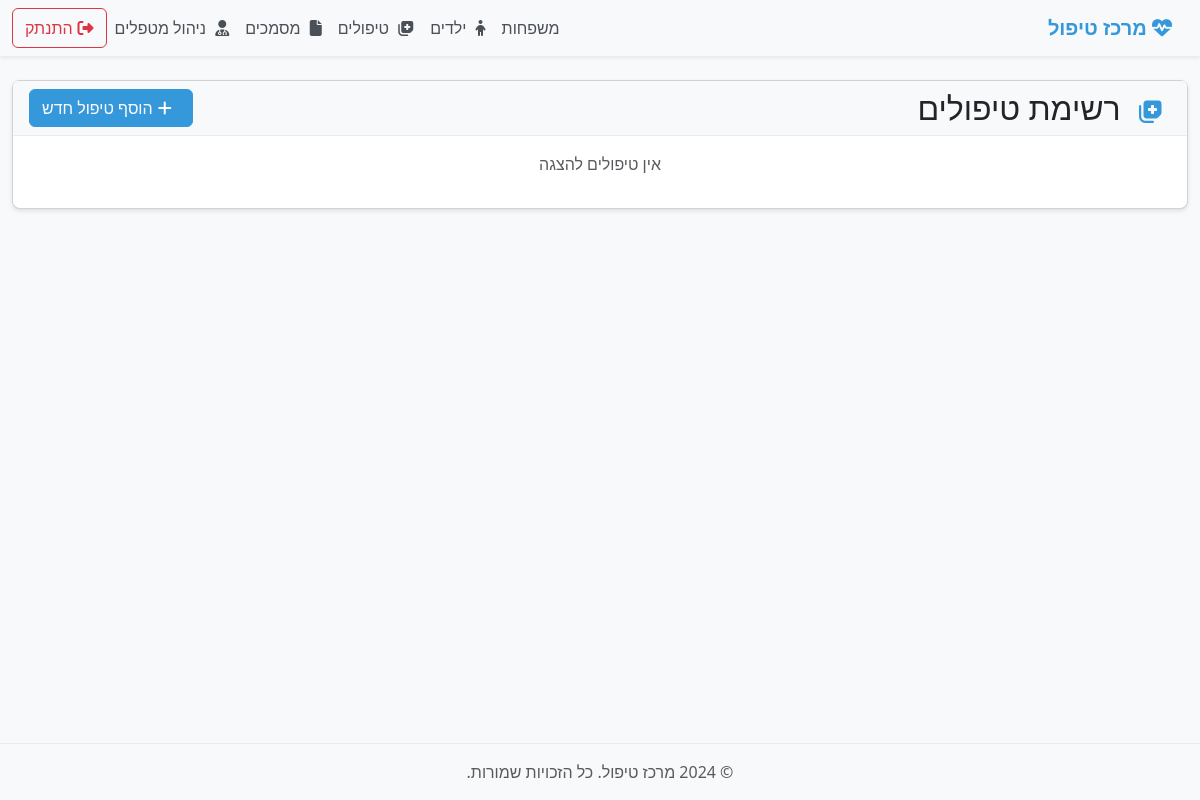
The page /treatments/ (signed in) on the database as committed earlier.
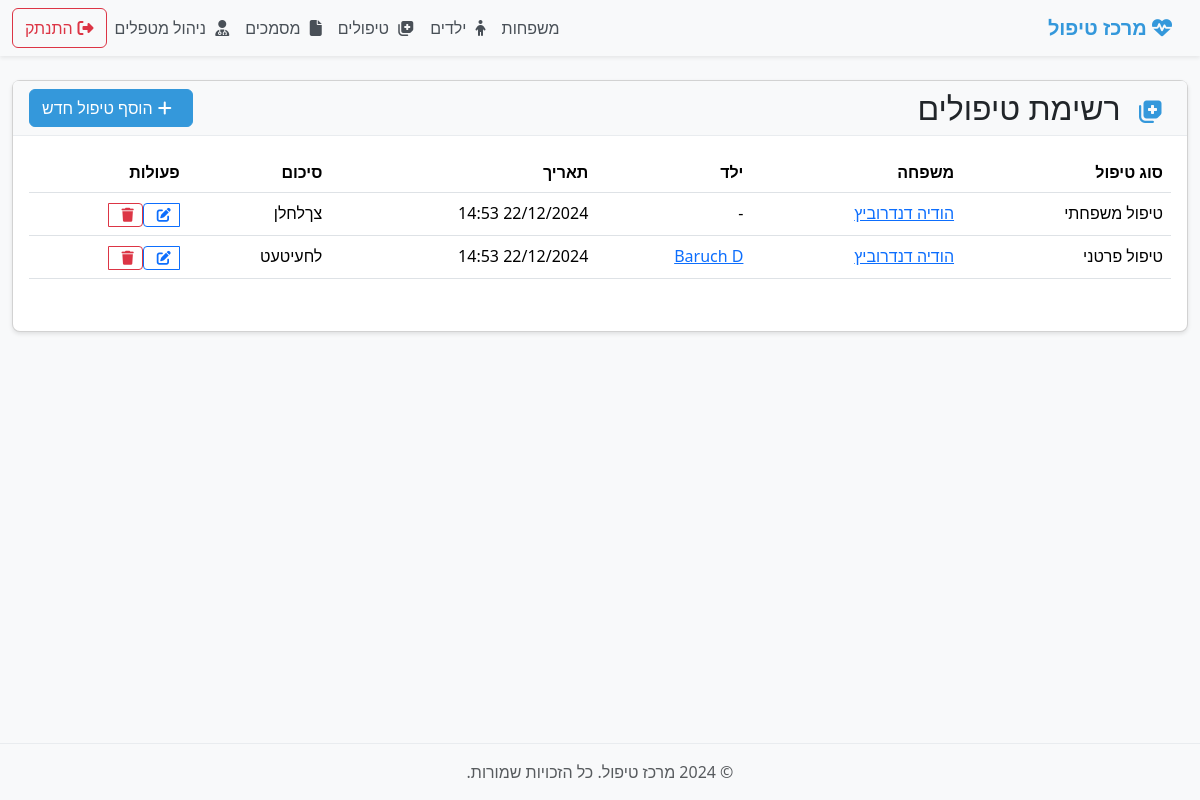
The same page on the database as committed later.
### treatment_app/models.py (models this page shows, shortened)
class Treatment(models.Model):
    TREATMENT_TYPE_CHOICES = [
        ('individual', _('טיפול פרטני')),
        ('family', _('טיפול משפחתי')),
        ('parent', _('הדרכת הורים')),
    ]
    type = models.CharField(max_length=20, choices=TREATMENT_TYPE_CHOICES, verbose_name=_('סוג טיפול'), default='individual')
    family = models.ForeignKey(Family, on_delete=models.CASCADE, related_name='family_treatments', null=True, blank=True)
    child = models.ForeignKey(Child, on_delete=models.CASCADE, related_name='treatments', null=True, blank=True)
    date = models.DateTimeField(verbose_name=_('תאריך'))
    therapist = models.ForeignKey(
        User,
        on_delete=models.SET_NULL,
        null=True,
        verbose_name=_('מטפל'),
        related_name='treatments'
    )
    summary = models.TextField(verbose_name=_('סיכום'))
    next_steps = models.TextField(verbose_name=_('צעדים הבאים'), blank=True, null=True)
    created_at = models.DateTimeField(auto_now_add=True)
    updated_at = models.DateTimeField(auto_now=True)
    class Meta:
        verbose_name = _('טיפול')
        verbose_name_plural = _('טיפולים')
        ordering = ['-date']

class Family(models.Model):
    PARENTS_TYPE_CHOICES = [
        ('both', _('שני הורים')),
        ('father', _('אב בלבד')),
        ('mother', _('אם בלבד')),
    ]
    name = models.CharField(max_length=100, verbose_name=_('שם משפחה'))
    address = models.CharField(max_length=200, verbose_name=_('כתובת'))
    phone = models.CharField(max_length=20, verbose_name=_('טלפון'))
    email = models.EmailField(verbose_name=_('דוא"ל'), blank=True, null=True)
    parents_type = models.CharField(max_length=10, choices=PARENTS_TYPE_CHOICES, verbose_name=_('סוג הורות'), default='both')
    father_name = models.CharField(max_length=100, verbose_name=_('שם האב'), blank=True, null=True)
    father_phone = models.CharField(max_length=20, verbose_name=_('טלפון האב'), blank=True, null=True)
    father_email = models.EmailField(verbose_name=_('דוא"ל האב'), blank=True, null=True)
    mother_name = models.CharField(max_length=100, verbose_name=_('שם האם'), blank=True, null=True)
    mother_phone = models.CharField(max_length=20, verbose_name=_('טלפון האם'), blank=True, null=True)
    mother_email = models.EmailField(verbose_name=_('דוא"ל האם'), blank=True, null=True)
    therapist = models.ForeignKey(User, on_delete=models.SET_NULL, null=True, verbose_name=_('מטפל'), related_name='families')
    consent_form = models.FileField(
        upload_to='consent_forms/',
        verbose_name=_('טופס הסכמה'),
        blank=True,
        null=True,
        validators=[FileExtensionValidator(allowed_extensions=['pdf', 'doc', 'docx'])]
    )
    confidentiality_waiver = models.FileField(
        upload_to='confidentiality_waivers/',
        verbose_name=_('טופס ויתור סודיות'),
        blank=True,
        null=True,
        validators=[FileExtensionValidator(allowed_extensions=['pdf', 'doc', 'docx'])]
    )
    consent_form_date = models.DateField(verbose_name=_('תאריך טופס הסכמה'), blank=True, null=True)
    confidentiality_waiver_date = models.DateField(verbose_name=_('תאריך ויתור סודיות'), blank=True, null=True)
    notes = models.TextField(verbose_name=_('הערות'), blank=True)
    created_at = models.DateTimeField(auto_now_add=True, verbose_name=_('נוצר ב'))
    updated_at = models.DateTimeField(auto_now=True, verbose_name=_('עודכן ב'))
    class Meta:
        verbose_name = _('משפחה')
        verbose_name_plural = _('משפחות')
        ordering = ['name']

class Child(models.Model):
    family = models.ForeignKey(
        Family,
        on_delete=models.CASCADE,
        related_name='children',
        verbose_name=_('משפחה')
    )
    name = models.CharField(max_length=100, verbose_name=_('שם הילד'))
    birth_date = models.DateField(verbose_name=_('תאריך לידה'))
    gender = models.CharField(
        max_length=10,
        choices=[('male', _('זכר')), ('female', _('נקבה'))],
        verbose_name=_('מגדר')
    )
    school = models.CharField(max_length=100, verbose_name=_('בית ספר'), blank=True)
    grade = models.CharField(max_length=20, verbose_name=_('כיתה'), blank=True)
    teacher_name = models.CharField(max_length=100, verbose_name=_('שם המורה'), blank=True)
    teacher_phone = models.CharField(max_length=20, verbose_name=_('טלפון המורה'), blank=True)
    school_counselor_name = models.CharField(max_length=100, verbose_name=_('שם היועץ/ת'), blank=True)
    school_counselor_phone = models.CharField(max_length=20, verbose_name=_('טלפון היועץ/ת'), blank=True)
    allergies = models.TextField(verbose_name=_('אלרגיות'), blank=True)
    medications = models.TextField(verbose_name=_('תרופות'), blank=True)
    special_needs = models.TextField(verbose_name=_('צרכים מיוחדים'), blank=True)
    medical_info = models.TextField(verbose_name=_('מידע רפואי'), blank=True)
    notes = models.TextField(verbose_name=_('הערות'), blank=True)
    therapist = models.ForeignKey(
        'TherapistProfile',
        on_delete=models.SET_NULL,
        null=True,
        blank=True,
        verbose_name=_('מטפל')
    )
    created_at = models.DateTimeField(auto_now_add=True, verbose_name=_('נוצר ב'))
    updated_at = models.DateTimeField(auto_now=True, verbose_name=_('עודכן ב'))
    class Meta:
        verbose_name = _('ילד')
        verbose_name_plural = _('ילדים')
        ordering = ['family', 'name']

### treatment_app/views.py (the view, shortened to what this page needs)
# urls.py: path('treatments/', views.TreatmentListView.as_view(), name='treatment-list'),
class TreatmentListView(LoginRequiredMixin, ListView):
    model = Treatment
    template_name = 'treatment_app/treatment_list.html'
    context_object_name = 'treatments'
    ordering = ['-date']
    def get_queryset(self):
        user = self.request.user
        if user.is_superuser:
            return Treatment.objects.all()

### treatment_app/templates/treatment_app/treatment_list.html
{% extends "treatment_app/base.html" %}
{% load i18n %}
{% block content %}
<div class="container-fluid">
    <div class="card">
        <div class="card-header d-flex justify-content-between align-items-center">
            <h2 class="mb-0">
                <i class="fas fa-notes-medical me-2 section-icon"></i>
                {% trans "רשימת טיפולים" %}
            </h2>
            <a href="{% url 'treatment_app:treatment-create' %}" class="btn btn-primary">
                <i class="fas fa-plus me-2"></i>
                {% trans "הוסף טיפול חדש" %}
            </a>
        </div>
        <div class="card-body">
            {% if treatments %}
            <div class="table-responsive">
                <table class="table table-hover">
                    <thead>
                        <tr>
                            <th>{% trans "סוג טיפול" %}</th>
                            <th>{% trans "משפחה" %}</th>
                            <th>{% trans "ילד" %}</th>
                            <th>{% trans "תאריך" %}</th>
                            <th>{% trans "סיכום" %}</th>
                            <th>{% trans "פעולות" %}</th>
                        </tr>
                    </thead>
                    <tbody>
                        {% for treatment in treatments %}
                        <tr>
                            <td>{{ treatment.get_type_display }}</td>
                            <td>
                                <a href="{% url 'treatment_app:family-detail' treatment.family.pk %}">
                                    {{ treatment.family.name }}
                                </a>
                            </td>
                            <td>
                                {% if treatment.child %}
                                <a href="{% url 'treatment_app:child-detail' treatment.child.pk %}">
                                    {{ treatment.child.name }}
                                </a>
                                {% else %}
                                -
                                {% endif %}
                            </td>
                            <td>{{ treatment.date|date:"d/m/Y H:i" }}</td>
                            <td>{{ treatment.summary|truncatewords:10 }}</td>
                            <td>
                                <div class="btn-group" role="group">
                                    <a href="{% url 'treatment_app:treatment-update' treatment.pk %}"
                                       class="btn btn-sm btn-outline-primary"
                                       title="{% trans 'ערוך' %}">
                                        <i class="fas fa-edit"></i>
                                    </a>
                                    <a href="{% url 'treatment_app:treatment-delete' treatment.pk %}"
                                       class="btn btn-sm btn-outline-danger"
                                       title="{% trans 'מחק' %}"
                                       onclick="return confirm('{% trans "האם אתה בטוח שברצונך למחוק את הטיפול?" %}');">
                                        <i class="fas fa-trash"></i>
                                    </a>
                                </div>
                            </td>
                        </tr>
                        {% endfor %}
                    </tbody>
                </table>
            </div>
            {% else %}
            <p class="text-muted text-center">{% trans "אין טיפולים להצגה" %}</p>
            {% endif %}
        </div>
    </div>
</div>
{% endblock %}

Rows that differ between the two databases and show on the page:
added Treatment: type "טיפול משפחתי", family.name "הודיה דנדרוביץ", date "22/12/2024 14:53", summary "צךלחלן"
added Treatment: type "טיפול פרטני", family.name "הודיה דנדרוביץ", child.name "Baruch D", date "22/12/2024 14:53", summary "לחעיטעט"
Other text that changed with them:
text no longer shown: "אין טיפולים להצגה"
text now shown: "סוג טיפול משפחה ילד תאריך סיכום פעולות"
